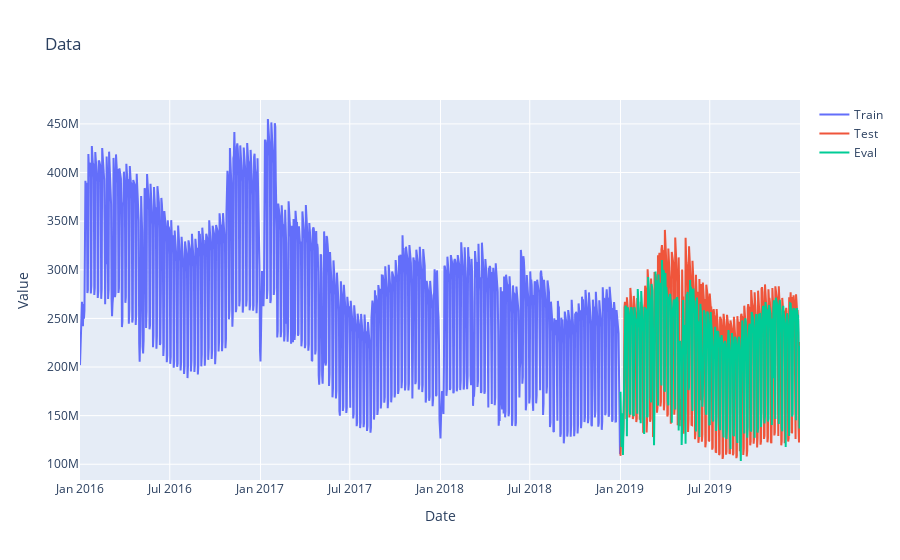

Source (notebook cell):
### Code cell
eval_answer = pd.DataFrame(df_result['prediction']).rename(columns={'prediction': 'value'})
plot_datasets([data_train, data_test, eval_answer], names=['Train', 'Test', 'Eval'], title='Data')

### Figure 1 — Plotly figure (JSON) as saved in the notebook; plotly's stock layout.template omitted (floating-point values rounded to 4 significant figures; data arrays with more than 128 entries replaced by an {"elided": "..."} marker saying what was removed)
{"data": [{"mode": "lines", "name": "Train", "text": {"elided": "1096 str values"}, "type": "scatter", "x": {"elided": "1096 str values"}, "y": {"elided": "1096 int values"}}, {"mode": "lines", "name": "Test", "text": {"elided": "365 str values"}, "type": "scatter", "x": {"elided": "365 str values"}, "y": {"elided": "365 int values"}}, {"mode": "lines", "name": "Eval", "text": {"elided": "365 str values"}, "type": "scatter", "x": {"elided": "365 str values"}, "y": {"elided": "365 int values"}}], "layout": {"title": {"text": "Data"}, "xaxis": {"ticklen": 5, "title": {"text": "Date"}, "zeroline": false}, "yaxis": {"ticklen": 5, "title": {"text": "Value"}, "zeroline": false}}}
